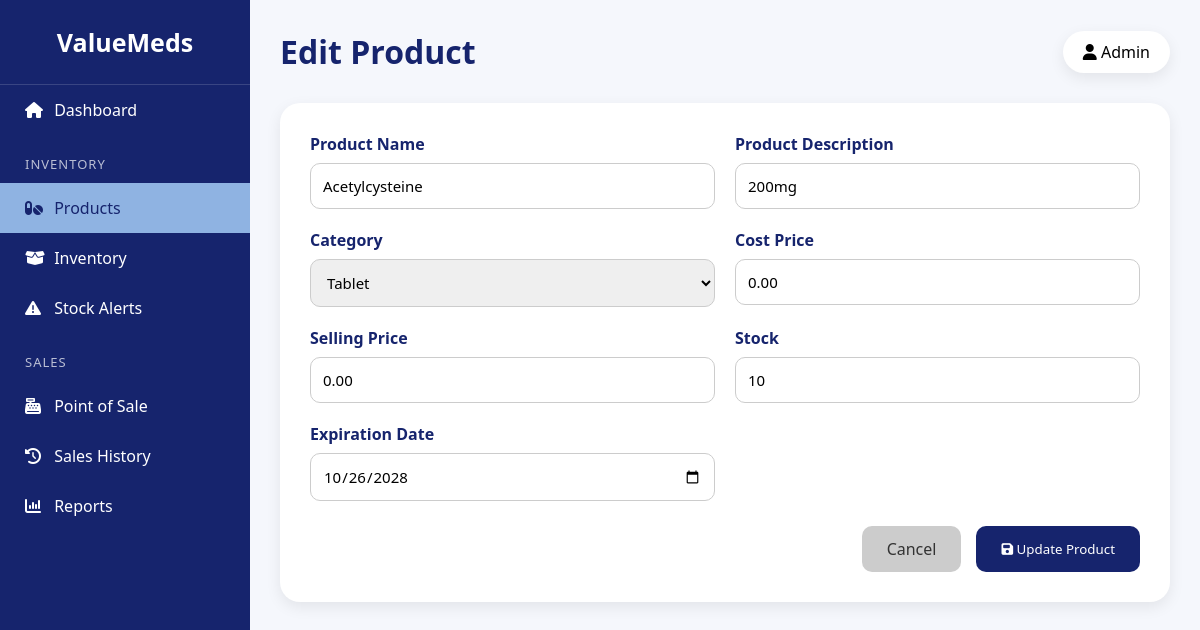
/edit.php?id=14, run on the app's committed database.
### tables this page shows
CREATE TABLE `medicines` (
  `medicine_id` int(11) NOT NULL,
  `name` varchar(100) NOT NULL,
  `description` varchar(255) DEFAULT NULL,
  `category` varchar(50) DEFAULT NULL,
  `price` decimal(10,2) NOT NULL,
  `cost_price` decimal(10,2) NOT NULL DEFAULT 0.00,
  `stock` int(11) NOT NULL DEFAULT 0,
  `expiry_date` date DEFAULT NULL
);

### edit.php (the view, shortened to what this page needs)
<?php
require 'connection.php';
if (isset($_GET['id'])) {
    $medicine_id = intval($_GET['id']);
} elseif (isset($_POST['medicine_id'])) {
    $medicine_id = intval($_POST['medicine_id']);
} else {
    header("Location: products.php");
    exit();
}
$stmt = $conn->prepare("
    SELECT
        medicine_id,
        name,
        description,
        category,
        price,
        cost_price,
        stock,
        expiry_date
    FROM medicines
    WHERE medicine_id = ?
");
$stmt->bind_param("i", $medicine_id);
$stmt->execute();
$result = $stmt->get_result();
$medicine = $result->fetch_assoc();
?>
<!DOCTYPE html>
<html lang="en">
<head>
<link
rel="stylesheet"
href="https://cdnjs.cloudflare.com/ajax/libs/font-awesome/6.6.0/css/all.min.css">
</head>
<body>
<div class="sidebar">
    <div class="logo">
        ValueMeds
    </div>
    <a href="dashboard.php">
        <i class="fas fa-home"></i>
        Dashboard
    </a>
    <div class="menu-title">
        INVENTORY
    </div>
    <a href="products.php" class="active">
        <i class="fas fa-pills"></i>
        Products
    </a>
    <a href="inventory.php">
        <i class="fas fa-box-open"></i>
        Inventory
    </a>
    <a href="stock_alerts.php">
        <i class="fas fa-triangle-exclamation"></i>
        Stock Alerts
    </a>
<div class="menu-title">
SALES
</div>
    <a href="pos.php">
        <i class="fas fa-cash-register"></i>
        Point of Sale
    </a>
    <a href="sales_history.php">
        <i class="fas fa-clock-rotate-left"></i>
        Sales History
    </a>
    <a href="reports.php">
        <i class="fas fa-chart-column"></i>
        Reports
    </a>
</div>
<div class="main">
    <div class="header">
        <h1>
            Edit Product
        </h1>
        <div class="admin">
            <i class="fas fa-user"></i>
            <?= htmlspecialchars(
                $_SESSION['fullname'] ?? 'Admin'
            ); ?>
        </div>
    </div>
    <div class="form-box">
        <form method="POST">
            <div class="row">
                <div class="group">
                    <label>
                        Product Name
                    </label>
                    <input
                        type="text"
                        name="name"
                        value="<?= htmlspecialchars(
                            $medicine['name']
                        ); ?>"
                        required
                    >
                </div>
                <div class="group">
                    <label>
                        Product Description
                    </label>
                    <input
                        type="text"
                        name="description"
                        value="<?= htmlspecialchars(
                            $medicine['description'] ?? ''
                        ); ?>"
                    >
                </div>
            </div>
            <div class="row">
                <div class="group">
                    <label>
                        Category
                    </label>
                    <select
                        name="category"
                        required
                    >
                        <option
                            value="Tablet"
                            <?= $medicine['category'] === 'Tablet'
                                ? 'selected'
                                : ''; ?>
                        >
                            Tablet
                        </option>
                    </select>
                </div>
                <div class="group">
                    <label>
                        Cost Price
                    </label>
                    <input
                        type="number"
                        step="0.01"
                        min="0"
                        name="cost_price"
                        value="<?= htmlspecialchars(
                            $medicine['cost_price']
                        ); ?>"
                        required
                    >
                </div>
            </div>
            <div class="row">
                <div class="group">
                    <label>
                        Selling Price
                    </label>
                    <input
                        type="number"
                        step="0.01"
                        min="0"
                        name="price"
                        value="<?= htmlspecialchars(
                            $medicine['price']
                        ); ?>"
                        required
                    >
                </div>
                <div class="group">
                    <label>
                        Stock
                    </label>
                    <input
                        type="number"
                        min="0"
                        name="stock"
                        value="<?= htmlspecialchars(
                            $medicine['stock']
                        ); ?>"
                        required
                    >
                </div>
            </div>
            <div class="row">
                <div class="group">
                    <label>
                        Expiration Date
                    </label>
                    <input
                        type="date"
                        name="expiry_date"
                        value="<?= htmlspecialchars(
                            $medicine['expiry_date'] ?? ''
                        ); ?>"
                        required
                    >
                </div>
            </div>
            <div class="buttons">
                <a
                    href="products.php"
                    class="cancel"
                >
                    Cancel
                </a>
                <button
                    type="submit"
                    class="save"
                >
                    <i class="fas fa-save"></i>
                    Update Product
                </button>
            </div>
        </form>
    </div>
</div>
</body>
</html>

### edit.php (style rules this page uses)
* { margin:0; padding:0; box-sizing:border-box; font-family:Segoe UI,sans-serif; }
body { background:#F5F7FC; display:flex; }
.sidebar { width:250px; height:100vh; background:#16246D; color:white; position:fixed; left:0; top:0; overflow:auto; }
.logo { padding:25px; font-size:25px; font-weight:bold; text-align:center; border-bottom:1px solid rgba(255,255,255,.15); }
.menu-title { padding:20px 25px 10px; font-size:13px; opacity:.7; letter-spacing:1px; }
.sidebar a { display:block; padding:14px 25px; color:white; text-decoration:none; transition:.3s; }
.sidebar a i { width:25px; }
.sidebar a:hover, .sidebar .active { background:#8FB3E2; color:#16246D; }
.main { margin-left:250px; width:calc(100% - 250px); padding:30px; }
.header { display:flex; justify-content:space-between; align-items:center; margin-bottom:30px; }
.header h1 { color:#16246D; }
.admin { background:white; padding:10px 20px; border-radius:30px; box-shadow:0 5px 15px rgba(0,0,0,.08); }
.form-box { background:white; padding:30px; border-radius:20px; box-shadow:0 5px 15px rgba(0,0,0,.08); }
.row { display:grid; grid-template-columns:1fr 1fr; gap:20px; margin-bottom:20px; }
.group { display:flex; flex-direction:column; }
.group label { margin-bottom:8px; font-weight:600; color:#16246D; }
.group input, .group select, .group textarea { padding:12px; border:1px solid #ccc; border-radius:10px; outline:none; font-size:15px; }
.buttons { display:flex; justify-content:flex-end; gap:15px; margin-top:25px; }
.cancel { background:#ccc; color:#333; padding:12px 25px; border:none; border-radius:10px; cursor:pointer; text-decoration:none; }
.save { background:#16246D; color:white; padding:12px 25px; border:none; border-radius:10px; cursor:pointer; }

### data on the page
medicines: name "Acetylcysteine", description "200mg", category "Tablet", cost_price "0.00", price "0.00", stock "10", expiry_date "10/26/2028"

### other printed values
$_SESSION['fullname'] "Admin"
